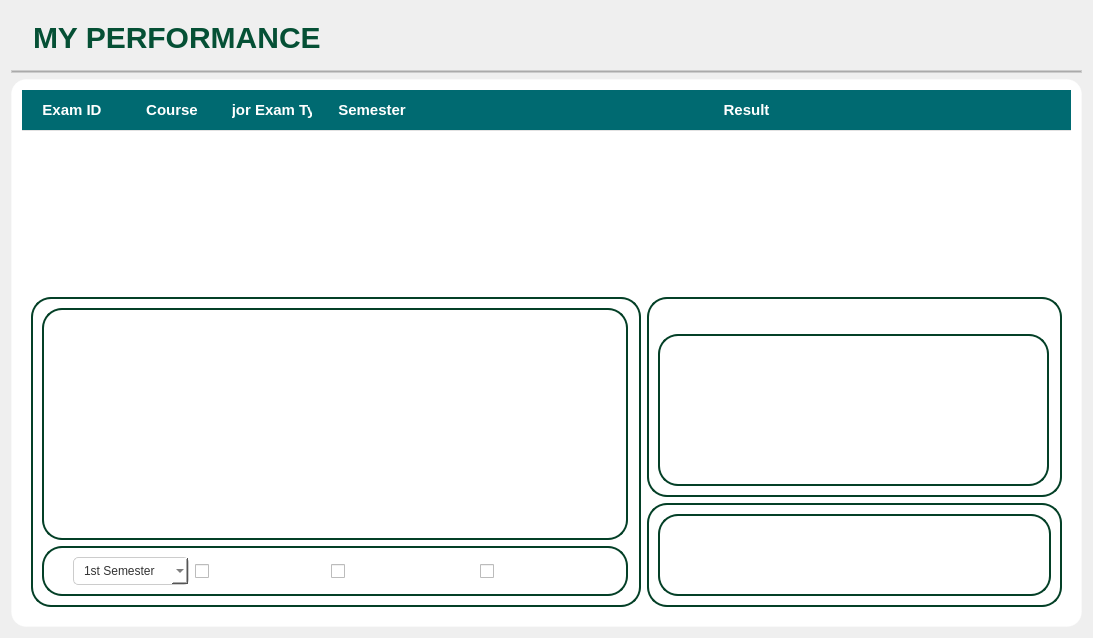
         <widget class="QWidget" name="page_2">
          <layout class="QGridLayout" name="gridLayout_52">
           <item row="1" column="0" alignment="Qt::AlignLeft">
            <widget class="QFrame" name="frame_60">
             <property name="maximumSize">
              <size>
               <width>100000</width>
               <height>70</height>
              </size>
             </property>
             <property name="styleSheet">
              <string notr="true">background: none;
border: none;</string>
             </property>
             <property name="frameShape">
              <enum>QFrame::StyledPanel</enum>
             </property>
             <property name="frameShadow">
              <enum>QFrame::Raised</enum>
             </property>
             <layout class="QHBoxLayout" name="horizontalLayout_3">
              <item>
               <layout class="QHBoxLayout" name="horizontalLayout_4">
                <item>
                 <widget class="QLabel" name="myperf_s">
                  <property name="maximumSize">
                   <size>
                    <width>50</width>
                    <height>50</height>
                   </size>
                  </property>
                  <property name="text">
                   <string/>
                  </property>
                  <property name="pixmap">
                   <pixmap>../../../.designer/backup/Resources/stud_performance-blk.png</pixmap>
                  </property>
                  <property name="scaledContents">
                   <bool>true</bool>
                  </property>
                 </widget>
                </item>
                <item alignment="Qt::AlignLeft">
                 <widget class="QLabel" name="label_52">
                  <property name="styleSheet">
                   <string notr="true">QLabel {
    background: none;
    color: #055035; /* Darker shade of blue */
    font-size: 30px;
    font-weight: 900; /* Extra Bold */
    font-family: &quot;Poppins&quot;, &quot;Arial&quot;, &quot;Helvetica&quot;, sans-serif;
    border: none;
    text-align: center;
}
</string>
                  </property>
                  <property name="text">
                   <string>MY PERFORMANCE</string>
                  </property>
                 </widget>
                </item>
               </layout>
              </item>
             </layout>
            </widget>
           </item>
           <item row="3" column="0">
            <widget class="QFrame" name="frame_9">
             <property name="styleSheet">
              <string notr="true">QFrame {
    background-color: white;
    border: 1px solid rgba(255, 255, 255, 0.3); /* Subtle border */
    border-radius: 15px;
    backdrop-filter: blur(15px); /* Blur effect */
}
</string>
             </property>
             <property name="frameShape">
              <enum>QFrame::StyledPanel</enum>
             </property>
             <property name="frameShadow">
              <enum>QFrame::Raised</enum>
             </property>
             <layout class="QGridLayout" name="gridLayout_51">
              <item row="0" column="0" rowspan="2">
               <widget class="QTableWidget" name="sp_table">
                <property name="minimumSize">
                 <size>
                  <width>500</width>
                  <height>150</height>
                 </size>
                </property>
                <property name="styleSheet">
                 <string notr="true">/* Table Container Look */
QTableWidget {
    background-color: white;
    border: none;
    font-size: 14px;
    color: #212529;
    gridline-color: #f0f0f0;
    border-radius: 12px;
    outline: none;
    alternate-background-color: #fafafa;
}

/* Header Row */
QHeaderView::section {
    background-color: #006A71;  /* Soft peach like in image */
    color: white;
    font-weight: 600;
    font-size: 15px;
    padding: 10px;
    border: none;
    border-bottom: 1px solid #e2e2e2;
}

/* Table Rows */
QTableWidget::item {
    padding: 12px;
    border: none;
    border-bottom: 1px solid #eaeaea;
}

/* Hovered Item */
QTableWidget::item:hover {
    background-color: #f2f8ff;
}

/* Selected Item */
QTableWidget::item:selected {
    background-color: #e6f0fa;
    color: #000;
}

/* Remove gridline border from corner button */
QTableWidget QTableCornerButton::section {
    background-color: #fcdcc7;
    border: none;
}

/* Rounded scrollbar for modern look */
QScrollBar:vertical, QScrollBar:horizontal {
    border: none;
    background: transparent;
    margin: 2px;
    width: 8px;
    height: 8px;
}

QScrollBar::handle:vertical, QScrollBar::handle:horizontal {
    background: #d0d0d0;
    border-radius: 4px;
}

QScrollBar::handle:hover {
    background: #a0a0a0;
}

QScrollBar::sub-line, QScrollBar::add-line {
    background: none;
    height: 0;
    width: 0;
}
</string>
                </property>
                <property name="alternatingRowColors">
                 <bool>true</bool>
                </property>
                <property name="sortingEnabled">
                 <bool>true</bool>
                </property>
                <attribute name="horizontalHeaderStretchLastSection">
                 <bool>true</bool>
                </attribute>
                <attribute name="verticalHeaderVisible">
                 <bool>false</bool>
                </attribute>
                <attribute name="verticalHeaderShowSortIndicator" stdset="0">
                 <bool>true</bool>
                </attribute>
                <column>
                 <property name="text">
                  <string>Exam ID</string>
                 </property>
                </column>
                <column>
                 <property name="text">
                  <string>Course</string>
                 </property>
                </column>
                <column>
                 <property name="text">
                  <string>Major Exam Type</string>
                 </property>
                </column>
                <column>
                 <property name="text">
                  <string>Semester</string>
                 </property>
                </column>
                <column>
                 <property name="text">
                  <string>Result</string>
                 </property>
                </column>
               </widget>
              </item>
              <item row="2" column="0">
               <widget class="QFrame" name="frame_13">
                <property name="minimumSize">
                 <size>
                  <width>0</width>
                  <height>200</height>
                 </size>
                </property>
                <property name="maximumSize">
                 <size>
                  <width>16777215</width>
                  <height>500</height>
                 </size>
                </property>
                <property name="frameShape">
                 <enum>QFrame::StyledPanel</enum>
                </property>
                <property name="frameShadow">
                 <enum>QFrame::Raised</enum>
                </property>
                <layout class="QGridLayout" name="gridLayout_20">
                 <item row="0" column="0" rowspan="2">
                  <widget class="QFrame" name="frame_68">
                   <property name="sizePolicy">
                    <sizepolicy hsizetype="Expanding" vsizetype="Expanding">
                     <horstretch>0</horstretch>
                     <verstretch>0</verstretch>
                    </sizepolicy>
                   </property>
                   <property name="minimumSize">
                    <size>
                     <width>200</width>
                     <height>250</height>
                    </size>
                   </property>
                   <property name="styleSheet">
                    <string notr="true">QFrame {
    background: qlineargradient(
        spread:pad,
        x1:0, y1:0, x2:1, y2:1,
        stop:0 #055035,  /* Dark green */
        stop:1 #02281A   /* Even darker green */
    );
    
    border: 2px solid #044027; /* Slightly lighter green border */
    border-radius: 20px; /* Rounded corners */
}
</string>
                   </property>
                   <property name="frameShape">
                    <enum>QFrame::StyledPanel</enum>
                   </property>
                   <property name="frameShadow">
                    <enum>QFrame::Raised</enum>
                   </property>
                   <layout class="QGridLayout" name="gridLayout_61">
                    <property name="rightMargin">
                     <number>11</number>
                    </property>
                    <item row="3" column="1">
                     <widget class="QFrame" name="frame_14">
                      <property name="maximumSize">
                       <size>
                        <width>100000</width>
                        <height>100</height>
                       </size>
                      </property>
                      <property name="frameShape">
                       <enum>QFrame::StyledPanel</enum>
                      </property>
                      <property name="frameShadow">
                       <enum>QFrame::Raised</enum>
                      </property>
                      <layout class="QGridLayout" name="gridLayout_21">
                       <item row="0" column="0">
                        <spacer name="horizontalSpacer_13">
                         <property name="orientation">
                          <enum>Qt::Horizontal</enum>
                         </property>
                         <property name="sizeType">
                          <enum>QSizePolicy::Fixed</enum>
                         </property>
                         <property name="sizeHint" stdset="0">
                          <size>
                           <width>20</width>
                           <height>20</height>
                          </size>
                         </property>
                        </spacer>
                       </item>
                       <item row="0" column="5">
                        <spacer name="horizontalSpacer_12">
                         <property name="orientation">
                          <enum>Qt::Horizontal</enum>
                         </property>
                         <property name="sizeType">
                          <enum>QSizePolicy::Fixed</enum>
                         </property>
                         <property name="sizeHint" stdset="0">
                          <size>
                           <width>20</width>
                           <height>20</height>
                          </size>
                         </property>
                        </spacer>
                       </item>
                       <item row="0" column="4">
                        <layout class="QHBoxLayout" name="horizontalLayout_11">
                         <item>
                          <widget class="QCheckBox" name="prelim_chart">
                           <property name="styleSheet">
                            <string notr="true">font-weight: bold;
color: white;
font-size: 15px;
</string>
                           </property>
                           <property name="text">
                            <string>PRELIM EXAM</string>
                           </property>
                          </widget>
                         </item>
                         <item>
                          <widget class="QCheckBox" name="midterm_chart">
                           <property name="styleSheet">
                            <string notr="true">font-weight: bold;
color: white;
font-size: 15px;
</string>
                           </property>
                           <property name="text">
                            <string>MIDTERM EXAM</string>
                           </property>
                          </widget>
                         </item>
                         <item>
                          <widget class="QCheckBox" name="finals_chart">
                           <property name="styleSheet">
                            <string notr="true">font-weight: bold;
color: white;
font-size: 15px;
</string>
                           </property>
                           <property name="text">
                            <string>FINAL EXAM</string>
                           </property>
                          </widget>
                         </item>
                        </layout>
                       </item>
                       <item row="0" column="1">
                        <widget class="QComboBox" name="sem_sp">
                         <property name="styleSheet">
                          <string notr="true">QComboBox {
    padding: 5px 10px;
    border: 1px solid #ccc;
    border-radius: 5px;
    background-color: #ffffff;
    color: #333;
}

QComboBox:hover {
    border: 1px solid #3aa6b9;
}

QComboBox QAbstractItemView {
    background-color: #ffffff;
    selection-background-color: #3aa6b9;
    border: 1px solid #ccc;
}
</string>
                         </property>
                         <item>
                          <property name="text">
                           <string>1st Semester</string>
                          </property>
                         </item>
                         <item>
                          <property name="text">
                           <string>2nd Semester</string>
                          </property>
                         </item>
                        </widget>
                       </item>
                      </layout>
                     </widget>
                    </item>
                    <item row="1" column="1">
                     <widget class="QFrame" name="sp_graph">
                      <property name="sizePolicy">
                       <sizepolicy hsizetype="Expanding" vsizetype="Expanding">
                        <horstretch>0</horstretch>
                        <verstretch>0</verstretch>
                       </sizepolicy>
                      </property>
                      <property name="minimumSize">
                       <size>
                        <width>0</width>
                        <height>0</height>
                       </size>
                      </property>
                      <property name="styleSheet">
                       <string notr="true"/>
                      </property>
                      <property name="frameShape">
                       <enum>QFrame::StyledPanel</enum>
                      </property>
                      <property name="frameShadow">
                       <enum>QFrame::Raised</enum>
                      </property>
                     </widget>
                    </item>
                   </layout>
                  </widget>
                 </item>
                 <item row="0" column="1">
                  <widget class="QFrame" name="frame_73">
                   <property name="sizePolicy">
                    <sizepolicy hsizetype="Expanding" vsizetype="Expanding">
                     <horstretch>0</horstretch>
                     <verstretch>0</verstretch>
                    </sizepolicy>
                   </property>
                   <property name="minimumSize">
                    <size>
                     <width>200</width>
                     <height>200</height>
                    </size>
                   </property>
                   <property name="styleSheet">
                    <string notr="true">QFrame {
    background: qlineargradient(
        spread:pad,
        x1:0, y1:0, x2:1, y2:1,
        stop:0 #055035,  /* Dark green */
        stop:1 #02281A   /* Even darker green */
    );
    
    border: 2px solid #044027; /* Slightly lighter green border */
    border-radius: 20px; /* Rounded corners */
}
</string>
                   </property>
                   <property name="frameShape">
                    <enum>QFrame::StyledPanel</enum>
                   </property>
                   <property name="frameShadow">
                    <enum>QFrame::Raised</enum>
                   </property>
                   <layout class="QGridLayout" name="gridLayout_69">
                    <property name="rightMargin">
                     <number>11</number>
                    </property>
                    <item row="0" column="1">
                     <layout class="QGridLayout" name="gridLayout_22">
                      <item row="0" column="2">
                       <spacer name="horizontalSpacer_9">
                        <property name="orientation">
                         <enum>Qt::Horizontal</enum>
                        </property>
                        <property name="sizeHint" stdset="0">
                         <size>
                          <width>40</width>
                          <height>20</height>
                         </size>
                        </property>
                       </spacer>
                      </item>
                      <item row="0" column="1">
                       <widget class="QLabel" name="label_72">
                        <property name="sizePolicy">
                         <sizepolicy hsizetype="Preferred" vsizetype="Fixed">
                          <horstretch>0</horstretch>
                          <verstretch>0</verstretch>
                         </sizepolicy>
                        </property>
                        <property name="minimumSize">
                         <size>
                          <width>250</width>
                          <height>0</height>
                         </size>
                        </property>
                        <property name="maximumSize">
                         <size>
                          <width>250</width>
                          <height>16777215</height>
                         </size>
                        </property>
                        <property name="styleSheet">
                         <string notr="true">QLabel {
    background: none;
    color: white; /* Darker shade of blue */
    font-size: 14px;
    font-weight: 900; /* Extra Bold */
    font-family: &quot;Poppins&quot;, &quot;Arial&quot;, &quot;Helvetica&quot;, sans-serif;
    border: none;
    text-align: center;
}</string>
                        </property>
                        <property name="text">
                         <string>YOUR OVERALL PERFORMANCE</string>
                        </property>
                        <property name="alignment">
                         <set>Qt::AlignCenter</set>
                        </property>
                       </widget>
                      </item>
                      <item row="0" column="0">
                       <spacer name="horizontalSpacer_10">
                        <property name="orientation">
                         <enum>Qt::Horizontal</enum>
                        </property>
                        <property name="sizeHint" stdset="0">
                         <size>
                          <width>40</width>
                          <height>20</height>
                         </size>
                        </property>
                       </spacer>
                      </item>
                     </layout>
                    </item>
                    <item row="1" column="1">
                     <widget class="QFrame" name="sp_pie">
                      <property name="sizePolicy">
                       <sizepolicy hsizetype="Expanding" vsizetype="Expanding">
                        <horstretch>0</horstretch>
                        <verstretch>0</verstretch>
                       </sizepolicy>
                      </property>
                      <property name="minimumSize">
                       <size>
                        <width>0</width>
                        <height>0</height>
                       </size>
                      </property>
                      <property name="styleSheet">
                       <string notr="true"/>
                      </property>
                      <property name="frameShape">
                       <enum>QFrame::StyledPanel</enum>
                      </property>
                      <property name="frameShadow">
                       <enum>QFrame::Raised</enum>
                      </property>
                     </widget>
                    </item>
                   </layout>
                  </widget>
                 </item>
                 <item row="1" column="1">
                  <widget class="QFrame" name="frame_15">
                   <property name="minimumSize">
                    <size>
                     <width>415</width>
                     <height>50</height>
                    </size>
                   </property>
                   <property name="styleSheet">
                    <string notr="true">QFrame {
    background: qlineargradient(
        spread:pad,
        x1:0, y1:0, x2:1, y2:1,
        stop:0 #055035,  /* Dark green */
        stop:1 #02281A   /* Even darker green */
    );
    
    border: 2px solid #044027; /* Slightly lighter green border */
    border-radius: 20px; /* Rounded corners */
}
</string>
                   </property>
                   <property name="frameShape">
                    <enum>QFrame::StyledPanel</enum>
                   </property>
                   <property name="frameShadow">
                    <enum>QFrame::Raised</enum>
                   </property>
                   <layout class="QGridLayout" name="gridLayout_23">
                    <item row="1" column="1">
                     <widget class="QFrame" name="frame_18">
                      <property name="frameShape">
                       <enum>QFrame::StyledPanel</enum>
                      </property>
                      <property name="frameShadow">
                       <enum>QFrame::Raised</enum>
                      </property>
                      <layout class="QGridLayout" name="gridLayout_24">
                       <item row="0" column="0" alignment="Qt::AlignHCenter|Qt::AlignVCenter">
                        <widget class="QLabel" name="congrats_s">
                         <property name="minimumSize">
                          <size>
                           <width>60</width>
                           <height>60</height>
                          </size>
                         </property>
                         <property name="maximumSize">
                          <size>
                           <width>40</width>
                           <height>40</height>
                          </size>
                         </property>
                         <property name="styleSheet">
                          <string notr="true">border: none;
background: none;</string>
                         </property>
                         <property name="text">
                          <string/>
                         </property>
                         <property name="pixmap">
                          <pixmap>../../../.designer/backup/Resources/congrats.png</pixmap>
                         </property>
                         <property name="scaledContents">
                          <bool>true</bool>
                         </property>
                        </widget>
                       </item>
                       <item row="0" column="1">
                        <widget class="QLabel" name="perf_message">
                         <property name="sizePolicy">
                          <sizepolicy hsizetype="Expanding" vsizetype="Fixed">
                           <horstretch>0</horstretch>
                           <verstretch>0</verstretch>
                          </sizepolicy>
                         </property>
                         <property name="font">
                          <font>
                           <pointsize>-1</pointsize>
                           <weight>75</weight>
                           <bold>true</bold>
                          </font>
                         </property>
                         <property name="styleSheet">
                          <string notr="true">color: rgb(255, 255, 255);
border: none;
font-size: 18px;
font-weight: bold;</string>
                         </property>
                         <property name="text">
                          <string/>
                         </property>
                         <property name="alignment">
                          <set>Qt::AlignLeading|Qt::AlignLeft|Qt::AlignVCenter</set>
                         </property>
                         <property name="wordWrap">
                          <bool>true</bool>
                         </property>
                        </widget>
                       </item>
                      </layout>
                     </widget>
                    </item>
                   </layout>
                  </widget>
                 </item>
                </layout>
               </widget>
              </item>
             </layout>
            </widget>
           </item>
           <item row="2" column="0">
            <widget class="Line" name="line_3">
             <property name="styleSheet">
              <string notr="true">QFrame {
    border: 1px solid #ccc;
    background-color: #aaa;
    height: 2px;
}
</string>
             </property>
             <property name="orientation">
              <enum>Qt::Horizontal</enum>
             </property>
            </widget>
           </item>
          </layout>
         </widget>
